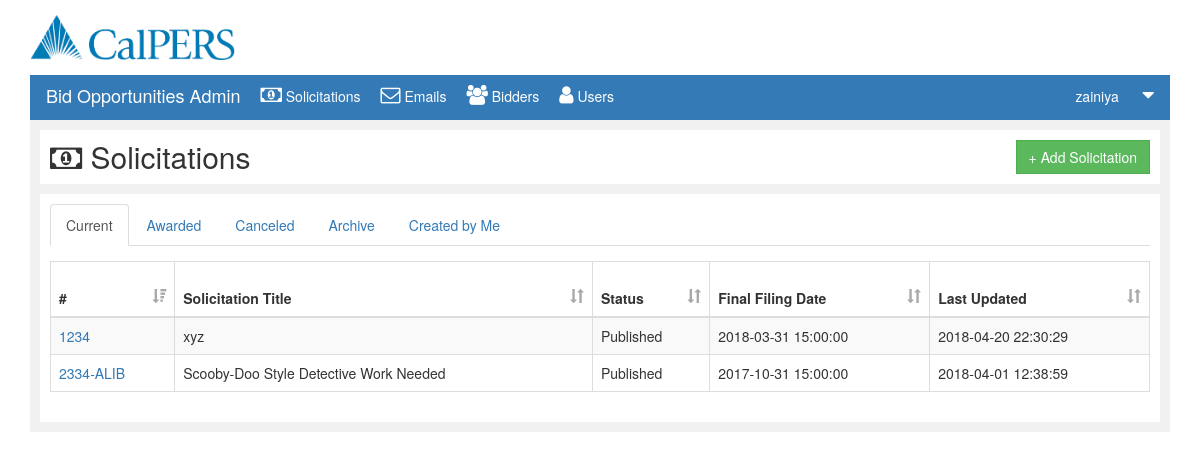
/solicitations.php (signed in), run on an earlier commit of the app's database.
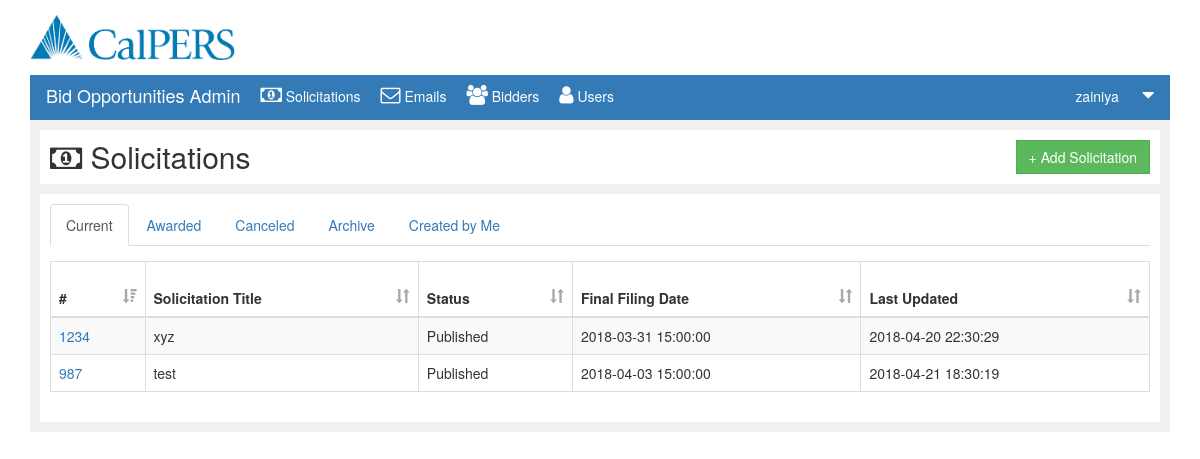
And on a later commit of the database.
### tables this page shows
CREATE TABLE IF NOT EXISTS `solicitation` (
  `pid` int(11) NOT NULL,
  `sid` varchar(9) NOT NULL,
  `stitle` varchar(100) NOT NULL,
  `type` varchar(50) NOT NULL,
  `category` varchar(50) NOT NULL,
  `status` varchar(50) NOT NULL,
  `last_updated` datetime NOT NULL DEFAULT CURRENT_TIMESTAMP,
  `final_filing_date` datetime NOT NULL,
  `description` varchar(1000) NOT NULL,
  `cancelflag` int(1) DEFAULT NULL,
  PRIMARY KEY (`sid`)
);

### submit.php (the view, shortened to what this page needs)
<?php
function currentSolicitation($awardedFlag=0){
	$conn = mysqli_connect($GLOBALS['servername'], $GLOBALS['username'], $GLOBALS['password'], $GLOBALS['dbname']);
	if (!$conn) {
		die("Connection failed: " . mysqli_connect_error());
	}else{
		$sql="SELECT * FROM solicitation where cancelflag=0 and status='Published' order by sid";
		if($awardedFlag==1){
			$sql="SELECT * FROM solicitation where cancelflag=0 and status='Awarded' order by sid";
		}
		$res= mysqli_query($conn,$sql);
		if(mysqli_num_rows($res)>0){
			$msg="<table id='currentstable' class='table table-striped table-bordered datatable'>
			<thead>
			<tr>
			<th onclick='sortTable(0)'> #  <span class='glyphicon glyphicon-sort-by-attributes-alt'></span></th>
			<th onclick='sortTable(1)'> Solicitation Title <span class='glyphicon glyphicon-sort'></span></th>
			<th onclick='sortTable(2)'> Status <span class='glyphicon glyphicon-sort'></span></th>
			<th onclick='sortTable(3)'> Final Filing Date <span class='glyphicon glyphicon-sort'></span></th>
			<th onclick='sortTable(4)'> Last Updated <span class='glyphicon glyphicon-sort'></span></th>
			</tr>
			</thead>";
			while($row=mysqli_fetch_assoc($res)){
				$msg=$msg."<tr>
				<td><a href='document.php?type=View&dsid=".$row["sid"]."'>".$row["sid"]."</a></td>
				<td>".$row["stitle"]."</td>
				<td>".$row["status"]."</td>
				<td>".$row["final_filing_date"]."</td>
				<td>".$row["last_updated"]."</td>
				</tr>";
			}
			$msg=$msg."</table>";
			echo $msg;
		}
	}
}
?>

### solicitations.php (shortened to what this page needs)
<!DOCTYPE html>
<html lang="en">
<head>
	<link rel="stylesheet" href="https://maxcdn.bootstrapcdn.com/bootstrap/3.3.7/css/bootstrap.min.css">
	<link rel="stylesheet" href="css/custom.css">
	<link rel="stylesheet" href="font-awesome-4.7.0/css/font-awesome.min.css">
	<link rel="stylesheet" type="text/css" href="https://cdn.datatables.net/v/dt/dt-1.10.16/datatables.min.css"/>
</head>
<body>
	<?php require_once('submit.php'); ?>
	<div id="wrapper" class="container">
		<div class="container-fluid" id="header">
			<img src="download.png" height="45">
		</div>
		<div class="container-fluid" id="heading">
			<nav class="navbar navbar-expand-lg navbar-light bg-light">
				<div class="collapse navbar-collapse" id="navbarSupportedContent">
					<ul class="navbar-nav mr-auto">
						<li class="nav-item active">
							<a class="nav-link" href="#"><h4>Bid Opportunities Admin</h4></a>
						</li>
						<li class="nav-item active">
							<a class="nav-link" href="solicitations.php"><i class="fa fa-money" aria-hidden="true"></i>	Solicitations</a>
						</li>
						<li class="nav-item">
							<a class="nav-link" href="#"><i class="fa fa-envelope-o" aria-hidden="true"></i> Emails</a>
						</li>
						<li class="nav-item">
							<a class="nav-link" href="bidder.php"><i class="fa fa-users" aria-hidden="true"></i> Bidders</a>
						</li>
						<li class="nav-item">
							<a class="nav-link" href="#"><i class="fa fa-user" aria-hidden="true"></i> Users</a>
						</li>
					</ul>
					<ul style="float: right;">
						<li class="nav-item dropdown" >
							<a class="nav-link dropdown-toggle" href="#" id="navbarDropdown" role="button" data-toggle="dropdown" aria-haspopup="true" aria-expanded="false">
								<?php echo $_SESSION["username"]; ?> <i class="fa fa-caret-down" aria-hidden="true"></i>
							</a>
						</li>
					</ul>
				</div>
			</nav>
		</div>
		<div class="container-fluid" id="solicitation">
			<div class="container-fluid" id="solicitation-header">
				<h2><i class="fa fa-money" aria-hidden="true"></i>	Solicitations</h2>
				<button type="button" class="btn btn-success" style="float: right;border-radius: 0;" onclick="openPage('createsolicitation.php')">+ Add Solicitation</button>
			</div>
			<div class="container-fluid" id="solicitation-content">
				<ul class="nav nav-tabs">
					<li class="active"><a data-toggle="tab" href="#current">Current</a></li>
					<li><a data-toggle="tab" href="#awarded">Awarded</a></li>
					<li><a data-toggle="tab" href="#canceled">Canceled</a></li>
					<li><a data-toggle="tab" href="#archive">Archive</a></li>
					<li><a data-toggle="tab" href="#byme">Created by Me</a></li>
				</ul>
				<div class="tab-content">
					<div id="current" class="tab-pane fade in active">
						<?php currentSolicitation(); ?>
					</div>
				</div>
			</div>
		</div>
	</div>
</body>
</html>

### css/custom.css (style rules this page uses)
body { padding-top: 0 !important; }
#header { background: white; padding-bottom: 15px; padding-top: 15px; }
#heading { color:white; background-color: #337ab7; width:100%; padding-left: 15px; }
#heading h4 { float:left; }
#heading i { font-size: 20px; margin-left: 20px; padding-top: 9px; }
nav ul { padding: 0; list-style-type: none; }
.navbar { padding: 0; min-height: 45px; margin-bottom: 0px!important; }
.navbar-collapse { padding-left: 0; }
nav ul>li>a { color:white; }
nav a>h4 { color:white; }
.container-fluid { padding:0; }
#solicitation { background-color: rgba(241,241,241,1); padding: 10px; }
#solicitation-header { background-color: white; margin-bottom: 10px; padding: 10px; }
#solicitation-header h2 { margin:0px; float: left; }
#solicitation-content { background-color: white; padding:10px; }
#current, #byme { padding-top:15px; }
#currentstable th { height:55px; background: none; }
#currentstable span { color:#a8a8a8; float: right; }
.btn { border-radius:0; }

What changed in the data, as far as the page shows it:
no longer on this page (row edited): solicitation: sid "2334-ALIB", stitle "Scooby-Doo Style Detective Work Needed", status "Published", final_filing_date "2017-10-31 15:00:00", last_updated "2018-04-01 12:38:59"
now on this page (row edited): solicitation: sid "987", stitle "test", status "Published", final_filing_date "2018-04-03 15:00:00", last_updated "2018-04-21 18:30:19"
